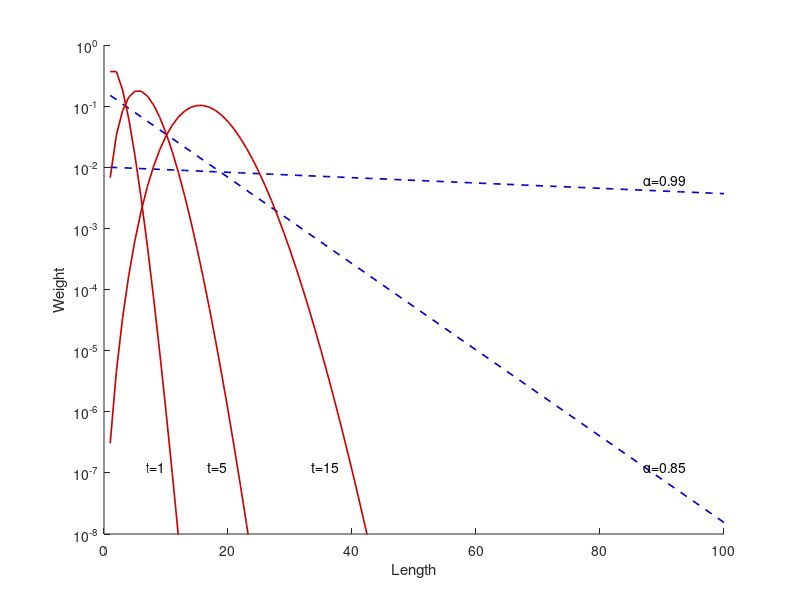

MATLAB code to generate this figure: (Note: this script raises an error after producing the figure.)
%% Create the pathweights figure for the paper
% The point of this figure is to illustrate the difference between the path
% weighting in PageRank and in the heat-kernel as we vary alpha and t.

clf; hold all;

% Draw two alphas
legtext = {};
alphas = [0.85,0.99];
ts = [1, 5, 15];


for ai=1:numel(alphas)
    alpha = alphas(ai);

    prweight0 = 1-alpha;

    ks = 100;
    prweight = zeros(ks,1);
    prweight(1) = prweight0;
    for k=2:ks
        prweight(k) = alpha*prweight(k-1);
    end
    plot(prweight,'b--','LineWidth',1.2,'Color',[0,0,0.8]);
    legtext{end+1} = sprintf('pr - alpha=%.2f',alpha);
end

for ti=1:numel(ts)
    t = ts(ti);
    hkweight0 = exp(-t);
    hkweight = zeros(ks,1);
    hkweight(1) = hkweight0;
    for k=2:ks
        hkweight(k) = t/(k-1)*hkweight(k-1);
    end
    plot(hkweight,'r-','LineWidth',1.2,'Color',[0.8,0,0]);
    legtext{end+1} = sprintf('hk - t=%g',t);
end
text(10,1e-7,'t=1','VerticalAlignment','bottom','HorizontalAlignment','right');
text(20,1e-7,'t=5','VerticalAlignment','bottom','HorizontalAlignment','right');
text(38,1e-7,'t=15','VerticalAlignment','bottom','HorizontalAlignment','right');
text(87,1e-7,'\alpha=0.85','VerticalAlignment','bottom');
text(87,5e-3,'\alpha=0.99','VerticalAlignment','bottom');
ylabel('Weight');
xlabel('Length');
set(gca,'YScale','log');
set(gca,'LineWidth',0.6);
ylim([1e-8,1]);
%legend(legtext{:});

set_figure_size([4,2]);
print('pathweights.eps','-depsc2');